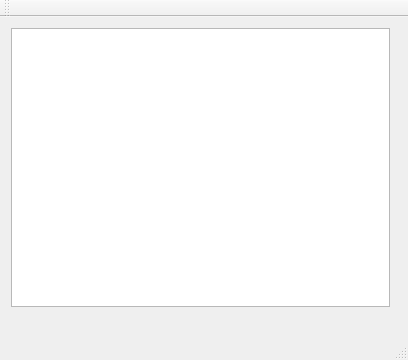
<?xml version="1.0" encoding="UTF-8"?>
<ui version="4.0">
 <class>MainWindowClass</class>
 <widget class="QMainWindow" name="MainWindowClass">
  <property name="geometry">
   <rect>
    <x>0</x>
    <y>0</y>
    <width>408</width>
    <height>360</height>
   </rect>
  </property>
  <property name="windowTitle">
   <string>MainWindow</string>
  </property>
  <widget class="QWidget" name="centralWidget">
   <widget class="QWidget" name="verticalLayoutWidget">
    <property name="geometry">
     <rect>
      <x>0</x>
      <y>0</y>
      <width>401</width>
      <height>301</height>
     </rect>
    </property>
    <layout class="QHBoxLayout" name="horizontalLayout">
     <item>
      <widget class="QPlainTextEdit" name="console"/>
     </item>
    </layout>
   </widget>
  </widget>
  <widget class="QMenuBar" name="menuBar">
   <property name="geometry">
    <rect>
     <x>0</x>
     <y>0</y>
     <width>408</width>
     <height>22</height>
    </rect>
   </property>
  </widget>
  <widget class="QToolBar" name="mainToolBar">
   <attribute name="toolBarArea">
    <enum>TopToolBarArea</enum>
   </attribute>
   <attribute name="toolBarBreak">
    <bool>false</bool>
   </attribute>
  </widget>
  <widget class="QStatusBar" name="statusBar"/>
 </widget>
 <layoutdefault spacing="6" margin="11"/>
 <resources/>
 <connections/>
</ui>
